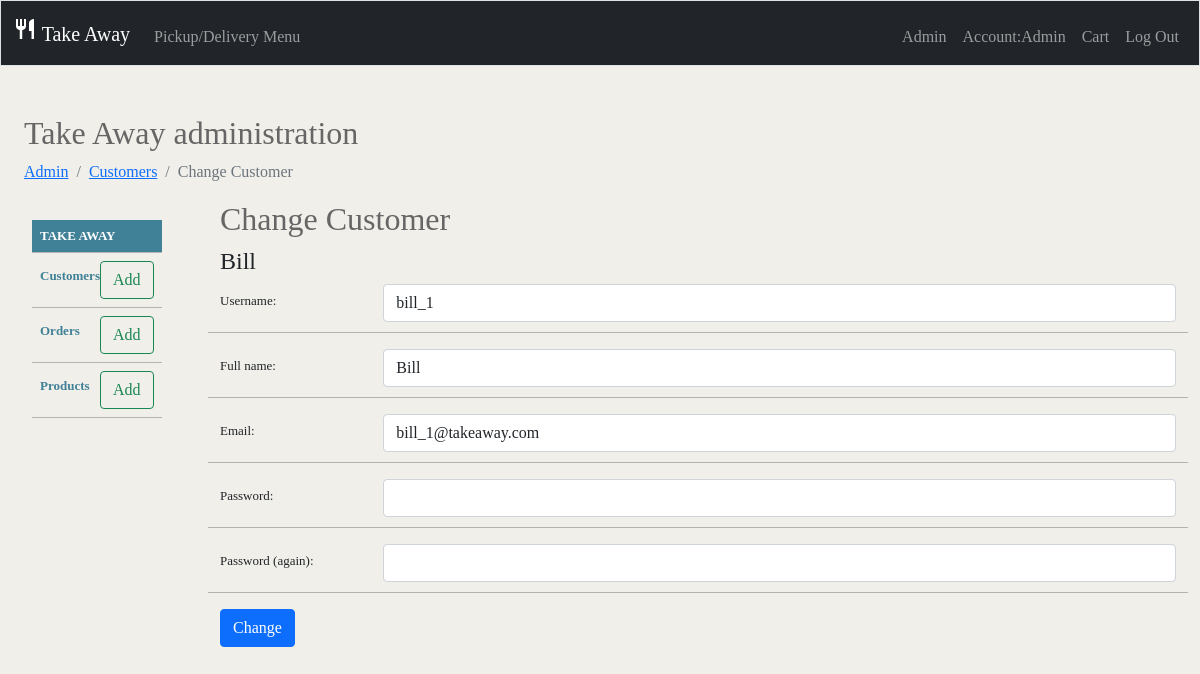
The app's page /admin/customers/2/change (signed in) with its own data.
### tables this page shows
CREATE TABLE customer (customerID INTEGER PRIMARY KEY AUTOINCREMENT NOT NULL, customerName varchar(40) NOT NULL, username varchar(40) NOT NULL, email varchar(40) NOT NULL, hashPassword TEXT NOT NULL, created_at DATETIME);

### app.py (the view, shortened to what this page needs)
@app.route('/admin/customers/<int:id_customer>/change', methods=["GET", "POST"])
@login_required
@admin_required
def changeCustomers(id_customer):
    costumer_detail = db.execute("SELECT * FROM customer WHERE customerID = ?", id_customer)
    if not costumer_detail:
        flash("Something went wrong, customer to change not foud")
        return redirect("/admin/customers")
    return render_template("changeCustomer.html", costumer_detail=costumer_detail[0])

### app.py (called while the page is built)
@app.after_request
def after_request(response):
    response.headers["Cache-Control"] = "no-cache, no-store, must-revalidate"
    response.headers["Expires"] = 0
    response.headers["Pragma"] = "no-cache"
    return response

### helpers.py (called while the page is built)
def login_required(f):
    @wraps(f)
    def decorated_function(*args, **kwargs):
        if session.get("user_id") is None:
            return redirect("/login")
        return f(*args, **kwargs)
    return decorated_function

def admin_required(f):
    @wraps(f)
    def decorated_function(*args, **kwargs):
        if session.get("user_id") != 1:
            flash("Sorry, you must be the Admin to access the admin page!")
            return redirect("/")
        return f(*args, **kwargs)
    return decorated_function

### templates/changeCustomer.html
{% extends "layout-admin.html" %}
{% block nav %}
    <nav aria-label="breadcrumb">
        <ol class="breadcrumb">
            <li class="breadcrumb-item"><a href="/admin">Admin</a></li>
            <li class="breadcrumb-item"><a href="/admin/customers">Customers</a></li>
            <li class="breadcrumb-item active" aria-current="page">Change Customer</li>
        </ol>
    </nav>
{% endblock %}
{% block admin %}
    <h2 class="admin-area-title">Change Customer</h2>
    <h4>{{costumer_detail.customerName}}</h4>
    <form action="/admin/customers/{{ costumer_detail.customerID }}/change" method="post">
        <div class="mb-3 row form-row">
            <label for="username" class="col-sm-2 col-form-label">Username:</label>
            <div class="col-sm-10">
                <input autocomplete="off" class="form-control" id="username" name="username" value="{{costumer_detail.username}}" maxlength='40' type="text">
            </div>
        </div>
        <div class="mb-3 row form-row">
            <label for="fullname" class="col-sm-2 col-form-label">Full name:</label>
            <div class="col-sm-10">
                <input autocomplete="off" class="form-control" id="fullname" name="fullname" value="{{costumer_detail.customerName}}" maxlength='40' type="text">
            </div>
        </div>
        <div class="mb-3 row form-row">
            <label for="email" class="col-sm-2 col-form-label">Email:</label>
            <div class="col-sm-10">
                <input autocomplete="off" class="form-control" id="email" name="email" value="{{costumer_detail.email}}" maxlength='40' type="text">
            </div>
        </div>
        <div class="mb-3 row form-row">
            <label for="password" class="col-sm-2 col-form-label">Password:</label>
            <div class="col-sm-10">
                <input id="password" class="form-control" name="password" type="password">
            </div>
        </div>
        <div class="mb-3 row form-row">
            <label for="confirmation" class="col-sm-2 col-form-label">Password (again):</label>
            <div class="col-sm-10">
                <input id="confirmation" class="form-control" name="confirmation" type="password">
            </div>
        </div>
        <button class="btn btn-primary" type="submit">Change</button>
    </form>
{% endblock %}

### static/style.css (style rules this page uses)
body { background: #f1efe9; font-family: "futura-pt"; }
.admin-area-title { color:#666; flex-grow: 1; }
.form-row { padding-bottom: 10px; font-size: 13px; border-bottom: 1px solid #a7a7a7d2; }

### records on screen
customer: customerName "Bill", username "bill_1", fullname "Bill", email "bill_1@takeaway.com"

### other values on screen
{{ session["name"] }} "Admin"
